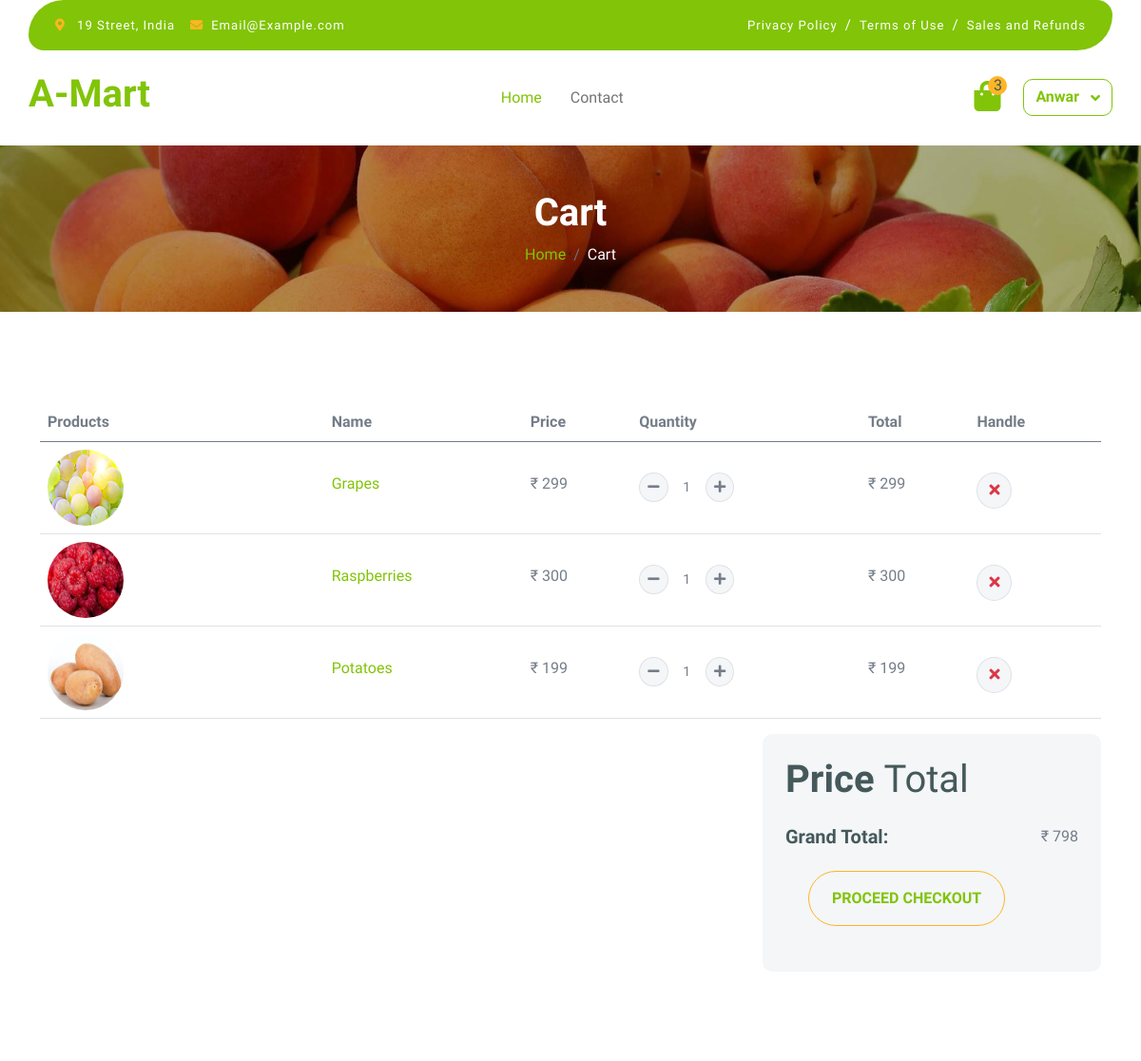
Before: /view_cart/ (signed in, upper part) with the older database file.
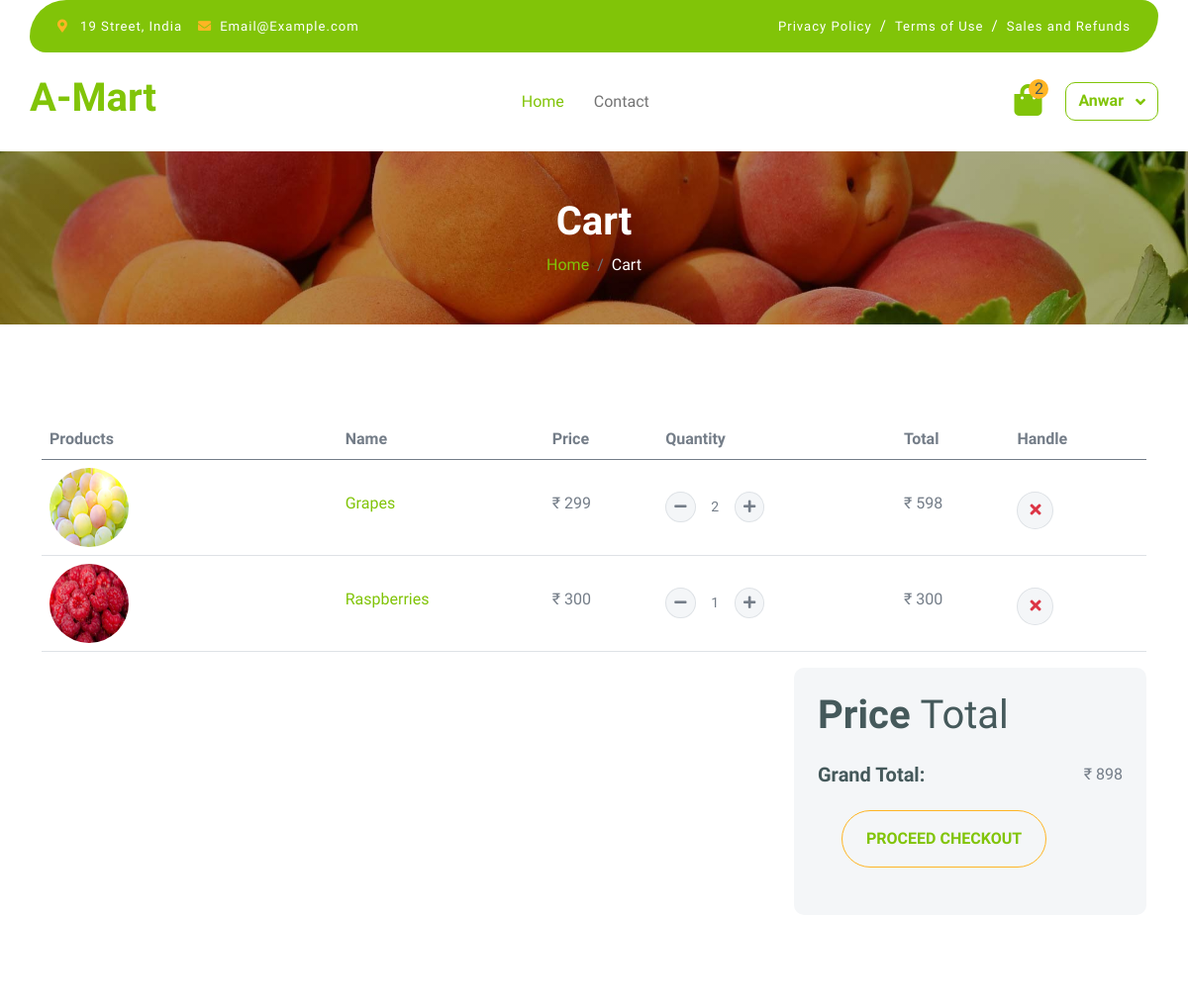
After: the same page with the newer database file.
### mymart/models.py (models this page shows, shortened)
class Add_To_Cart(models.Model):
    user = models.ForeignKey(User,on_delete=models.CASCADE, null=True)
    product = models.ForeignKey(Product, on_delete=models.CASCADE, related_name='cart', null=False)
    quantity = models.IntegerField(default=1) #User order Quantity
    def total_price(self):
        return self.product.price * self.quantity

class Product(models.Model):
    product_name = models.CharField(max_length=100)
    short_discriptions = models.TextField()
    discriptions = models.TextField()
    prd_category = models.ForeignKey(Category, on_delete=models.CASCADE, null=True)
    price = models.DecimalField(max_digits=10, decimal_places=0)
    stock_quantity = models.IntegerField(default=0, blank=False, null=True)
    prd_weight = models.CharField(max_length=50, blank=False, null=True)
    product_slug = AutoSlugField(populate_from='product_name',unique=True,null=True,default=None)
    image_name = models.CharField(max_length=100, blank=True)
    created_at = models.DateField(auto_now_add=True)

### mymart/views.py (the view)
# urls.py: path('view_cart/',views.view_cart, name='view_cart'),
def view_cart(request):
    if request.user.is_authenticated:
        cart_items = Add_To_Cart.objects.filter(user=request.user) #use for count tof cart item
    else:
        cart_items = []
    total_amount = sum(item.total_price() for item in cart_items)
    data = {
        'products': cart_items,
        'total': total_amount
    }
    return render(request, 'cart.html', data)

### mymart/templates/cart.html (shortened to what the changed rows need)
{% load static %}
<!DOCTYPE html>
<html lang="en">
    <head>
        {% include 'head.html' %}
    </head>
    <body>
        {% include 'header.html' %}
        <div class="container-fluid page-header py-5">
            <h1 class="text-center text-white display-6">Cart</h1>
        </div>
        <div class="container-fluid py-5">
            <div class="container py-5">
                <div class="table-responsive">
                    <table class="table">
                        <thead>
                          <tr>
                            <th scope="col">Products</th>
                            <th scope="col">Name</th>
                            <th scope="col">Price</th>
                            <th scope="col">Quantity</th>
                            <th scope="col">Total</th>
                            <th scope="col">Handle</th>
                          </tr>
                        </thead>
                        <tbody>
                                {% for item in products %}
                                <tr>
                                    <th scope="row">
                                        <div class="d-flex align-items-center">
                                            <img src="{%static 'img/'%}{{item.product.image_name}}.jpg" class="img-fluid me-5 rounded-circle" style="width: 80px; height: 80px;" alt="">
                                        </div>
                                    </th>
                                    <td>
                                        <a href="{% url 'details' item.product.product_slug %}">
                                            <p class="mb-0 mt-4">{{item.product.product_name}}</p>
                                        </a>
                                    </td>
                                    <td>
                                        <p class="mb-0 mt-4">₹&nbsp;{{item.product.price}}</p>
                                    </td>
                                    <td>
                                        <div class="input-group quantity mt-4" style="width: 100px;">
                                            <div class="input-group-btn">
                                                <a href="{% url 'update_quantity' item.id 'decrease' %}" class="btn btn-sm btn-minus rounded-circle bg-light border">
                                                    <i class="fa fa-minus"></i>
                                                </a>
                                            </div>
                                             <input type="text" class="form-control form-control-sm text-center bg-white border-0" value="{{ item.quantity }}" readonly>
                                            <div class="input-group-btn">
                                                 <a href="{% url 'update_quantity' item.id 'increase' %}" class="btn btn-sm btn-plus rounded-circle bg-light border">
                                                    <i class="fa fa-plus"></i>
                                                </a>
                                            </div>
                                        </div>
                                    </td>
                                    <td>
                                        <p class="mb-0 mt-4">₹&nbsp;{{item.total_price}}</p>
                                    </td>
                                    <td>
                                       <a href="{% url 'delete_cart_item' item.id %}" class="btn btn-md rounded-circle bg-light border mt-4">
                                            <i class="fa fa-times text-danger"></i>
                                        </a>
                                    </td>
                                </tr>
                                {% endfor %}
                        </tbody>
                    </table>
                </div>
                {% if user.is_authenticated %}
                <div class="row g-4 justify-content-end">
                    <div class="col-8"></div>
                    <div class="col-sm-8 col-md-7 col-lg-6 col-xl-4">
                        <div class="bg-light rounded">
                            <div class="p-4">
                                <h1 class="display-6 mb-4">Price <span class="fw-normal">Total</span></h1>
                                <div class="d-flex justify-content-between mb-4">
                                    <h5 class="mb-0 me-4">Grand Total:</h5>
                                    <p class="mb-0">₹ {{ total }}</p>
                                </div>
                                <a class="btn border-secondary rounded-pill px-4 py-3 text-primary text-uppercase mb-4 ms-4" href="{% url 'chackout' %}">Proceed Checkout</a>
                        </div>
                    </div>
                </div>
                {% endif %}
            </div>
        </div>
    </body>
</html>

### mymart/templates/header.html (shortened to what this page needs)
<div class="container-fluid fixed-top">
    <div class="container topbar bg-primary d-none d-lg-block">
        <div class="d-flex justify-content-between">
            <div class="top-info ps-2">
                <small class="me-3"><i class="fas fa-map-marker-alt me-2 text-secondary"></i> <a href="#" class="text-white">19 Street, India</a></small>
                <small class="me-3"><i class="fas fa-envelope me-2 text-secondary"></i><a href="#" class="text-white">Email@Example.com</a></small>
            </div>
            <div class="top-link pe-2">
                <a href="#" class="text-white"><small class="text-white mx-2">Privacy Policy</small>/</a>
                <a href="#" class="text-white"><small class="text-white mx-2">Terms of Use</small>/</a>
                <a href="#" class="text-white"><small class="text-white ms-2">Sales and Refunds</small></a>
            </div>
        </div>
    </div>
    <div class="container px-0">
        <nav class="navbar navbar-light bg-white navbar-expand-xl">
            <a href="/" class="navbar-brand"><h1 class="text-primary display-6">A-Mart</h1></a>
            <div class="collapse navbar-collapse bg-white" id="navbarCollapse">
                <div class="navbar-nav mx-auto">
                    <a href="/" class="nav-item nav-link active">Home</a>
                    <a href="javascript:void(0)" class="nav-item nav-link">Contact</a>
                </div>
                <div class="d-flex m-3 me-0">
                    <a href="{% url 'view_cart' %}" class="position-relative me-4 my-auto">
                        <i class="fa fa-shopping-bag fa-2x"></i>
                        <span class="position-absolute bg-secondary rounded-circle d-flex align-items-center justify-content-center text-dark px-1" style="top: -5px; left: 15px; height: 20px; min-width: 20px;">{{products|length}}</span>
                    </a>
                    {% if user.is_authenticated %}
                        <div class="dropdown">
                            <button class="btn btn-outline-primary dropdown-toggle" type="button" id="userDropdown" data-bs-toggle="dropdown" aria-expanded="false">
                                {{ user.username|title }}
                            </button>
                        </div>
                    {% else %}
                        <a href="{% url 'login_view' %}" class="btn btn-outline-primary">Login</a>
                    {% endif %}
                </div>
            </div>
        </nav>
    </div>
</div>

Changed rows visible on the page:
removed Add_To_Cart: product.image_name (picture), product.product_name "Potatoes", product.price "199", quantity "1", total_price "199"
changed Add_To_Cart "Grapes": quantity "1" → "2"; total_price "299" → "598"
Other visible differences:
{{ products|length }}: "3" → "2"
{{ total }}: "798" → "898"
